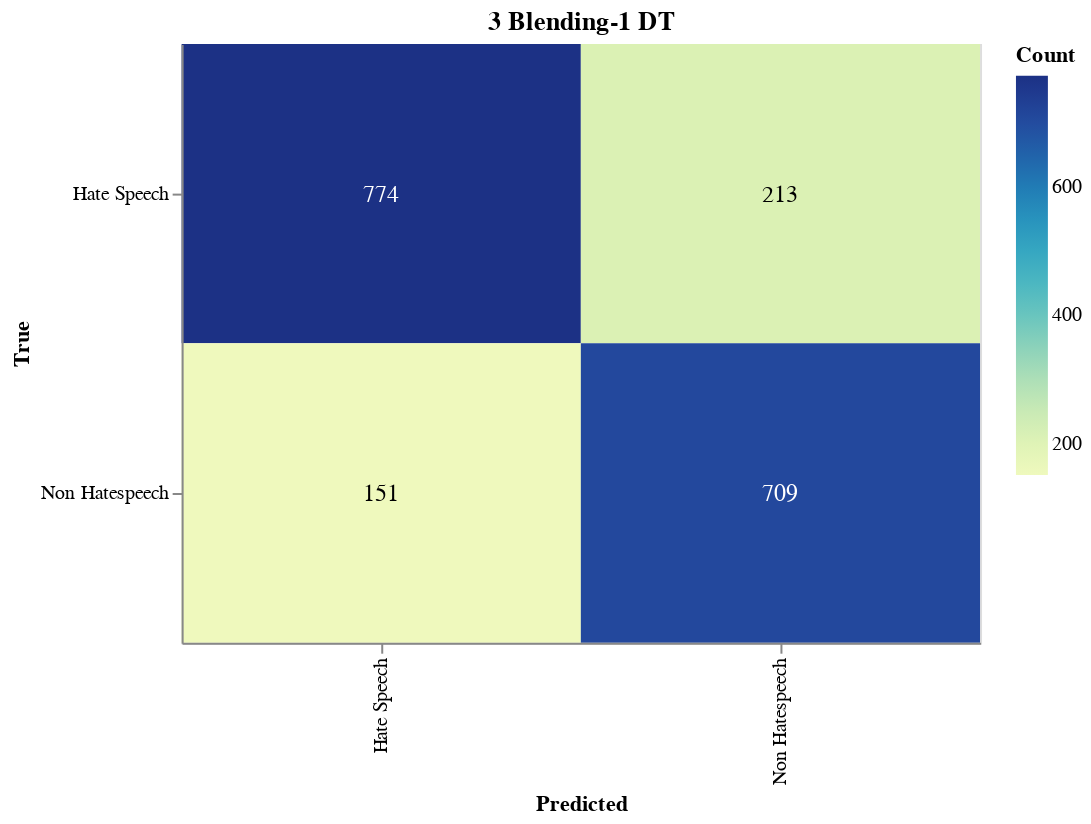

Notebook cell for this chart:
### Code cell
import altair as alt
import pandas as pd
from sklearn.metrics import confusion_matrix

# Calculate the confusion matrix
cm = confusion_matrix(validation_labels, validation_predictions)

# Define class names
class_names = ['Hate Speech', 'Non Hatespeech']

# Convert confusion matrix to DataFrame
cm_df = pd.DataFrame(cm, index=class_names, columns=class_names).reset_index().melt(id_vars='index')
cm_df.columns = ['True', 'Predicted', 'Count']

# Ensure the order of categories
cm_df['True'] = pd.Categorical(cm_df['True'], categories=class_names, ordered=True)
cm_df['Predicted'] = pd.Categorical(cm_df['Predicted'], categories=class_names, ordered=True)

# Create the Altair plot
heatmap = alt.Chart(cm_df).mark_rect().encode(
    x=alt.X('Predicted:O', sort=class_names),
    y=alt.Y('True:O', sort=class_names),
    color='Count:Q',
    tooltip=['True', 'Predicted', 'Count']
).properties(
    width=400,
    height=300,
    title='3 Blending-1 DT'
)

# Add text labels
text = heatmap.mark_text(
    align='center',
    baseline='middle',
    fontSize=12
).encode(
    text='Count:Q',
    color=alt.condition(
        alt.datum.Count > cm.max() / 2,
        alt.value('white'),
        alt.value('black')
    )
)

# Combine heatmap and text
final_chart = heatmap + text

# Display the plot
final_chart.show()

### Figure 1 — Vega-Lite specification as saved in the notebook (floating-point values rounded to 4 significant figures)
{"config": {"view": {"continuousWidth": 300, "continuousHeight": 300}}, "layer": [{"mark": {"type": "rect"}, "encoding": {"color": {"field": "Count", "type": "quantitative"}, "tooltip": [{"field": "True", "type": "ordinal"}, {"field": "Predicted", "type": "ordinal"}, {"field": "Count", "type": "quantitative"}], "x": {"field": "Predicted", "sort": ["Hate Speech", "Non Hatespeech"], "type": "ordinal"}, "y": {"field": "True", "sort": ["Hate Speech", "Non Hatespeech"], "type": "ordinal"}}, "title": "3 Blending-1 DT"}, {"mark": {"type": "text", "align": "center", "baseline": "middle", "fontSize": 12}, "encoding": {"color": {"condition": {"test": "(datum.Count > 387.0)", "value": "white"}, "value": "black"}, "text": {"field": "Count", "type": "quantitative"}, "tooltip": [{"field": "True", "type": "ordinal"}, {"field": "Predicted", "type": "ordinal"}, {"field": "Count", "type": "quantitative"}], "x": {"field": "Predicted", "sort": ["Hate Speech", "Non Hatespeech"], "type": "ordinal"}, "y": {"field": "True", "sort": ["Hate Speech", "Non Hatespeech"], "type": "ordinal"}}, "title": "3 Blending-1 DT"}], "data": {"name": "data-cc28b9cc7729da7078995998062354cf"}, "height": 300, "width": 400, "$schema": "https://vega.github.io/schema/vega-lite/v5.17.0.json", "datasets": {"data-cc28b9cc7729da7078995998062354cf": [{"True": "Hate Speech", "Predicted": "Hate Speech", "Count": 774}, {"True": "Non Hatespeech", "Predicted": "Hate Speech", "Count": 151}, {"True": "Hate Speech", "Predicted": "Non Hatespeech", "Count": 213}, {"True": "Non Hatespeech", "Predicted": "Non Hatespeech", "Count": 709}]}}
